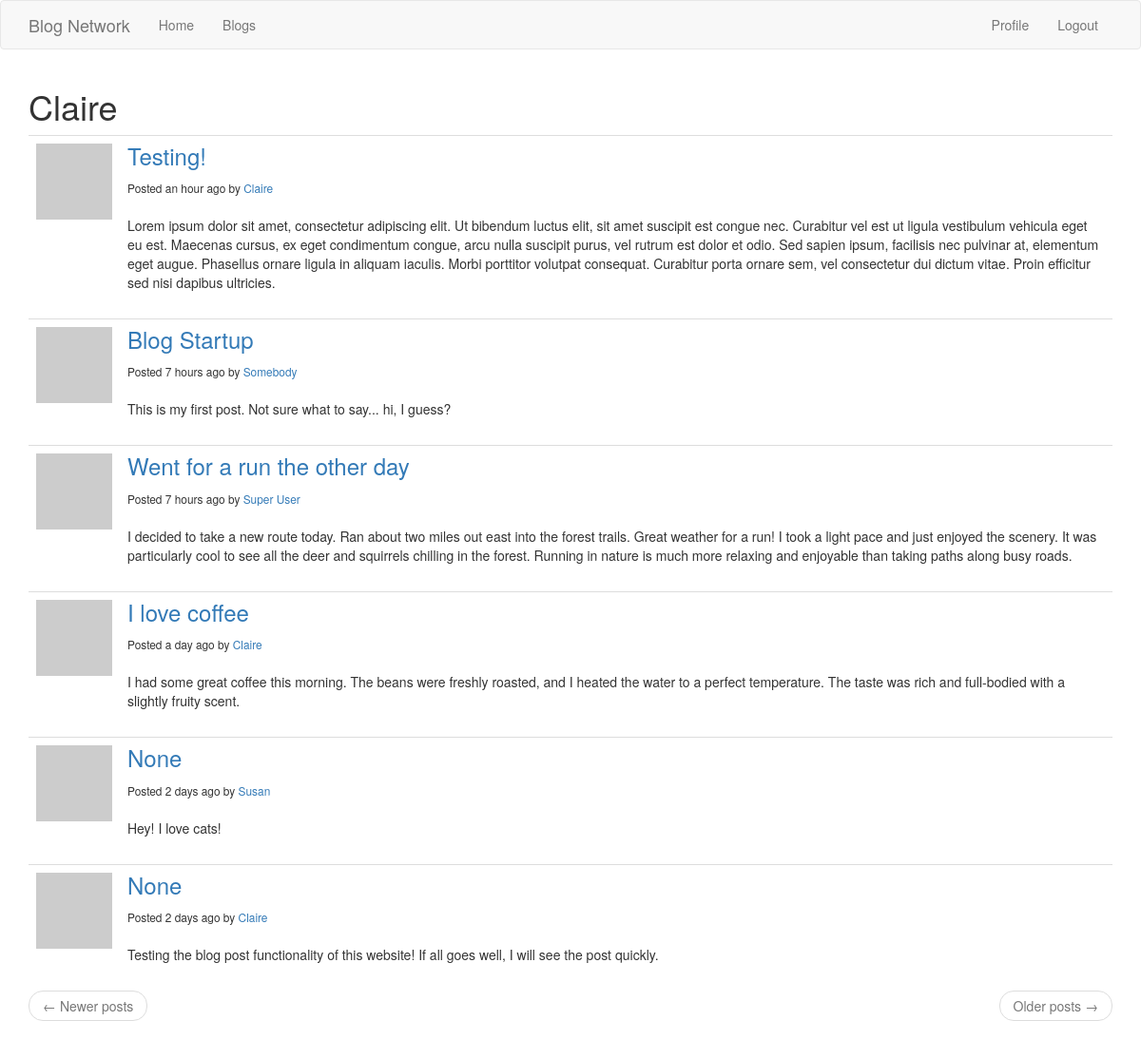
Page /blogs (signed in) on the committed database.
### main/models.py (models this page shows, shortened)
class User(UserMixin, db.Model):
    id = db.Column(db.Integer, primary_key=True)
    username = db.Column(db.Text(), index=True, unique=True)
    email = db.Column(db.Text(), index=True, unique=True)
    password_hash = db.Column(db.Text())
    posts = db.relationship('Post', backref='author', lazy='dynamic')
    comments = db.relationship('Comment', backref='author', lazy='dynamic')
    about_me = db.Column(db.Text())
    last_seen = db.Column(db.DateTime, default=datetime.utcnow)
    followed = db.relationship(
        'User', secondary=followers,
        primaryjoin=(followers.c.follower_id == id),
        secondaryjoin=(followers.c.followed_id == id),
        backref=db.backref('followers', lazy='dynamic'), lazy='dynamic')
    def avatar(self, size):
        digest = md5(self.email.lower().encode('utf-8')).hexdigest()
        return 'https://www.gravatar.com/avatar/{}?d=identicon&s={}'.format(
            digest, size)

class Post(db.Model):
    id = db.Column(db.Integer, primary_key=True)
    body = db.Column(db.Text())
    title = db.Column(db.Text())
    comments = db.relationship('Comment', backref='source', lazy='dynamic')
    timestamp = db.Column(db.DateTime, index=True, default=datetime.utcnow)
    user_id = db.Column(db.Integer, db.ForeignKey('user.id'))

### main/urls.py (the view)
@blog.route('/blogs')
def explore():
    page = request.args.get('page', 1, type=int)
    posts = Post.query.order_by(Post.timestamp.desc()).paginate(
        page, blog.config['POSTS_PER_PAGE'], False)
    next_url = url_for('blogs', page=posts.next_num) \
        if posts.has_next else None
    prev_url = url_for('blogs', page=posts.prev_num) \
        if posts.has_prev else None
    return render_template("index.html", title='Blogs', posts=posts.items,
                          next_url=next_url, prev_url=prev_url)

### main/models.py (called while the page is built)
@login.user_loader
def load_user(id):
    return User.query.get(int(id))

### main/urls.py (called while the page is built)
@blog.before_request
def before_request():
    if current_user.is_authenticated:
        current_user.last_seen = datetime.utcnow()
        db.session.commit()

### main/templates/index.html (shortened to what this page needs)
{% extends "base.html" %}
{% import 'bootstrap/wtf.html' as wtf %}
{% block blog_content %}
    {% if current_user %}
    <h1>{{ current_user.username }}</h1>
    {% endif %}
    {% for post in posts %}
        {% include 'post.html' %}
    {% endfor %}
    <nav aria-label="...">
        <ul class="pager">
            <li class="previous{% if not prev_url %} disabled{% endif %}">
                <a href="{{ prev_url or '#' }}">
                    <span aria-hidden="true">&larr;</span> Newer posts
                </a>
            </li>
            <li class="next{% if not next_url %} disabled{% endif %}">
                <a href="{{ next_url or '#' }}">
                    Older posts <span aria-hidden="true">&rarr;</span>
                </a>
            </li>
        </ul>
    </nav>
{% endblock %}

### main/templates/post.html
<table class="table table-hover">
    <tr>
        <td width="70px">
            <a href="{{ url_for('user', username=post.author.username) }}">
                <img src="{{ post.author.avatar(70) }}" />
            </a>
        </td>
        <td>
            <h3 style="margin-top: 0px">
                <a href="{{ url_for('post', id=post.id) }}">
                    {{ post.title }}
                </a>
            </h3>
            <small>
            Posted {{ moment(post.timestamp).fromNow() }} by
            <a href="{{ url_for('user', username=post.author.username) }}">
                {{ post.author.username }}
            </a>
            </small>
            <br>
            <br>
            {{ post.body }}
        </td>
    </tr>
</table>

### rows in the picture
User: username "Claire"
Post: title "Testing!", timestamp "an hour ago", author.username "Claire", body "Lorem ipsum dolor sit amet, consectetur adipiscing elit. Ut bibendum luctus elit, sit amet suscipit est congue nec. Curabitur vel est ut ligula vestibulum vehicula eget eu est. Maecenas cursus, ex eget condimentum congue, arcu nulla suscipit purus, vel rutrum est dolor et odio. Sed sapien ipsum, facilisis nec pulvinar at, elementum eget augue. Phasellus ornare ligula in aliquam iaculis. Morbi porttitor volutpat consequat. Curabitur porta ornare sem, vel consectetur dui dictum vitae. Proin efficitur sed nisi dapibus ultricies."
Post: title "Blog Startup", timestamp "7 hours ago", author.username "Somebody", body "This is my first post. Not sure what to say... hi, I guess?"
Post: title "Went for a run the other day", timestamp "7 hours ago", author.username "Super User", body "I decided to take a new route today. Ran about two miles out east into the forest trails. Great weather for a run! I took a light pace and just enjoyed the scenery. It was particularly cool to see all the deer and squirrels chilling in the forest. Running in nature is much more relaxing and enjoyable than taking paths along busy roads."
Post: title "I love coffee", timestamp "a day ago", author.username "Claire", body "I had some great coffee this morning. The beans were freshly roasted, and I heated the water to a perfect temperature. The taste was rich and full-bodied with a slightly fruity scent."
Post: title "None", timestamp "2 days ago", author.username "Susan", body "Hey! I love cats!"
Post: title "None", timestamp "2 days ago", author.username "Claire", body "Testing the blog post functionality of this website! If all goes well, I will see the post quickly."
